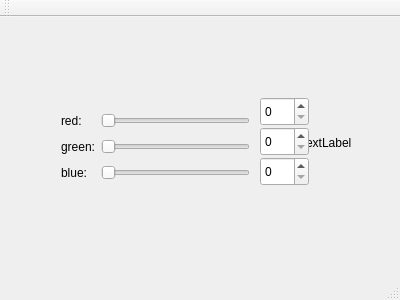
<?xml version="1.0" encoding="UTF-8"?>
<ui version="4.0">
 <class>MainWindow</class>
 <widget class="QMainWindow" name="MainWindow">
  <property name="geometry">
   <rect>
    <x>0</x>
    <y>0</y>
    <width>400</width>
    <height>300</height>
   </rect>
  </property>
  <property name="windowTitle">
   <string>MainWindow</string>
  </property>
  <widget class="QWidget" name="centralWidget">
   <widget class="QWidget" name="gridLayoutWidget">
    <property name="geometry">
     <rect>
      <x>50</x>
      <y>80</y>
      <width>211</width>
      <height>101</height>
     </rect>
    </property>
    <layout class="QGridLayout" name="gridLayout">
     <item row="1" column="1">
      <widget class="QSlider" name="horizontalSliderRed">
       <property name="orientation">
        <enum>Qt::Horizontal</enum>
       </property>
      </widget>
     </item>
     <item row="3" column="0">
      <widget class="QLabel" name="labelBlue">
       <property name="text">
        <string>blue:</string>
       </property>
      </widget>
     </item>
     <item row="1" column="0">
      <widget class="QLabel" name="labelRed">
       <property name="text">
        <string>red:</string>
       </property>
      </widget>
     </item>
     <item row="3" column="1">
      <widget class="QSlider" name="horizontalSliderBlue">
       <property name="orientation">
        <enum>Qt::Horizontal</enum>
       </property>
      </widget>
     </item>
     <item row="2" column="1">
      <widget class="QSlider" name="horizontalSliderGreen">
       <property name="orientation">
        <enum>Qt::Horizontal</enum>
       </property>
      </widget>
     </item>
     <item row="2" column="0">
      <widget class="QLabel" name="labelGreen">
       <property name="text">
        <string>green:</string>
       </property>
      </widget>
     </item>
    </layout>
   </widget>
   <widget class="QLabel" name="colorLabel">
    <property name="geometry">
     <rect>
      <x>300</x>
      <y>100</y>
      <width>62</width>
      <height>51</height>
     </rect>
    </property>
    <property name="text">
     <string>TextLabel</string>
    </property>
   </widget>
   <widget class="QSpinBox" name="spinBoxRed">
    <property name="geometry">
     <rect>
      <x>260</x>
      <y>80</y>
      <width>49</width>
      <height>29</height>
     </rect>
    </property>
    <property name="maximum">
     <number>255</number>
    </property>
   </widget>
   <widget class="QSpinBox" name="spinBoxGreen">
    <property name="geometry">
     <rect>
      <x>260</x>
      <y>110</y>
      <width>49</width>
      <height>29</height>
     </rect>
    </property>
    <property name="maximum">
     <number>255</number>
    </property>
   </widget>
   <widget class="QSpinBox" name="spinBoxBlue">
    <property name="geometry">
     <rect>
      <x>260</x>
      <y>140</y>
      <width>49</width>
      <height>29</height>
     </rect>
    </property>
    <property name="maximum">
     <number>255</number>
    </property>
   </widget>
  </widget>
  <widget class="QMenuBar" name="menuBar">
   <property name="geometry">
    <rect>
     <x>0</x>
     <y>0</y>
     <width>400</width>
     <height>25</height>
    </rect>
   </property>
  </widget>
  <widget class="QToolBar" name="mainToolBar">
   <attribute name="toolBarArea">
    <enum>TopToolBarArea</enum>
   </attribute>
   <attribute name="toolBarBreak">
    <bool>false</bool>
   </attribute>
  </widget>
  <widget class="QStatusBar" name="statusBar"/>
 </widget>
 <layoutdefault spacing="6" margin="11"/>
 <resources/>
 <connections>
  <connection>
   <sender>horizontalSliderGreen</sender>
   <signal>valueChanged(int)</signal>
   <receiver>spinBoxGreen</receiver>
   <slot>setValue(int)</slot>
   <hints>
    <hint type="sourcelabel">
     <x>208</x>
     <y>174</y>
    </hint>
    <hint type="destinationlabel">
     <x>283</x>
     <y>168</y>
    </hint>
   </hints>
  </connection>
  <connection>
   <sender>horizontalSliderBlue</sender>
   <signal>valueChanged(int)</signal>
   <receiver>spinBoxBlue</receiver>
   <slot>setValue(int)</slot>
   <hints>
    <hint type="sourcelabel">
     <x>176</x>
     <y>208</y>
    </hint>
    <hint type="destinationlabel">
     <x>285</x>
     <y>200</y>
    </hint>
   </hints>
  </connection>
  <connection>
   <sender>horizontalSliderRed</sender>
   <signal>valueChanged(int)</signal>
   <receiver>spinBoxRed</receiver>
   <slot>setValue(int)</slot>
   <hints>
    <hint type="sourcelabel">
     <x>174</x>
     <y>134</y>
    </hint>
    <hint type="destinationlabel">
     <x>285</x>
     <y>139</y>
    </hint>
   </hints>
  </connection>
  <connection>
   <sender>spinBoxRed</sender>
   <signal>valueChanged(int)</signal>
   <receiver>horizontalSliderRed</receiver>
   <slot>setValue(int)</slot>
   <hints>
    <hint type="sourcelabel">
     <x>284</x>
     <y>127</y>
    </hint>
    <hint type="destinationlabel">
     <x>216</x>
     <y>145</y>
    </hint>
   </hints>
  </connection>
  <connection>
   <sender>spinBoxGreen</sender>
   <signal>valueChanged(int)</signal>
   <receiver>horizontalSliderGreen</receiver>
   <slot>setValue(int)</slot>
   <hints>
    <hint type="sourcelabel">
     <x>298</x>
     <y>163</y>
    </hint>
    <hint type="destinationlabel">
     <x>221</x>
     <y>170</y>
    </hint>
   </hints>
  </connection>
  <connection>
   <sender>spinBoxBlue</sender>
   <signal>valueChanged(int)</signal>
   <receiver>horizontalSliderBlue</receiver>
   <slot>setValue(int)</slot>
   <hints>
    <hint type="sourcelabel">
     <x>301</x>
     <y>206</y>
    </hint>
    <hint type="destinationlabel">
     <x>217</x>
     <y>206</y>
    </hint>
   </hints>
  </connection>
 </connections>
</ui>
